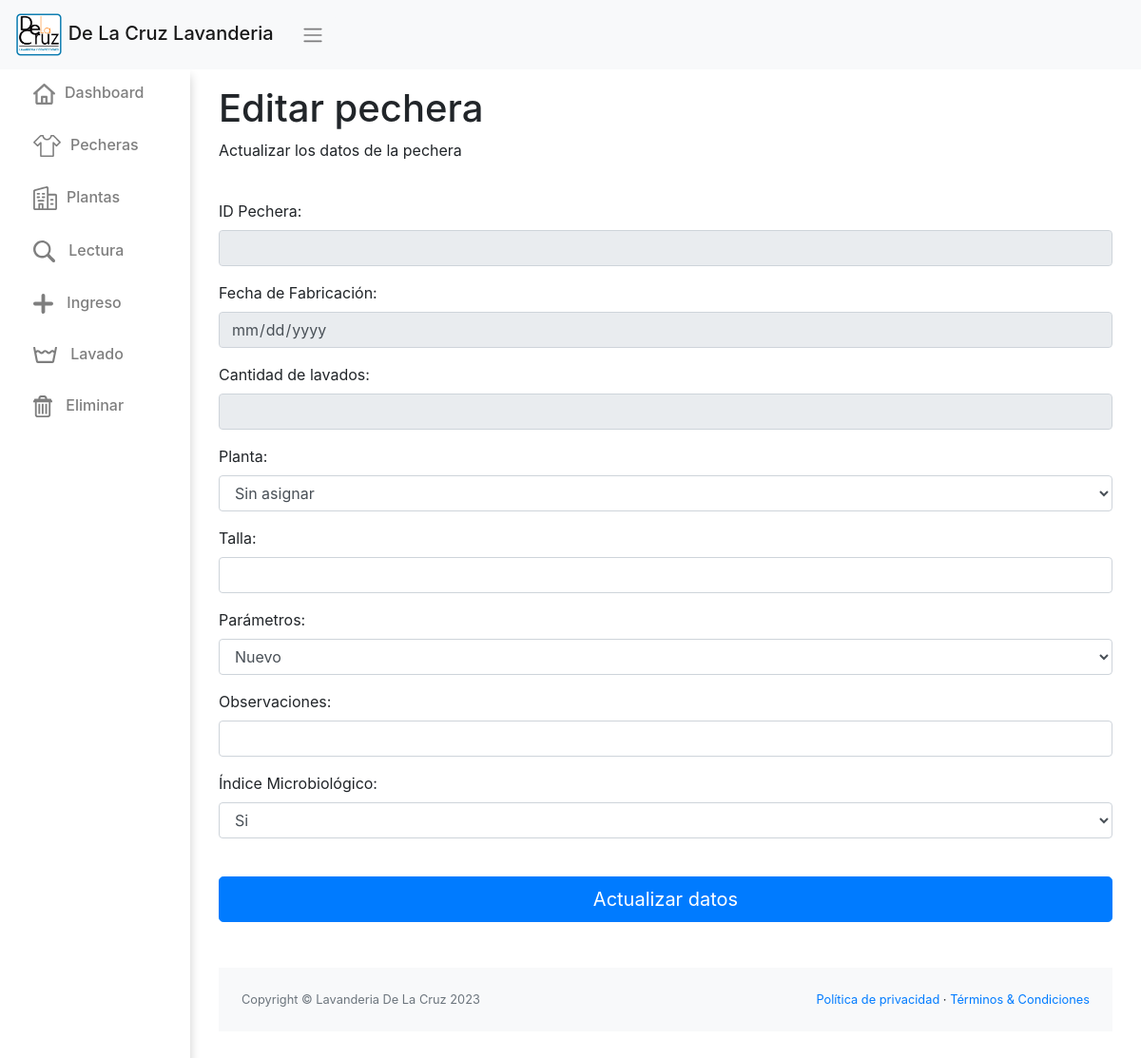
/editar/?id=45, run on an earlier commit of the app's database.
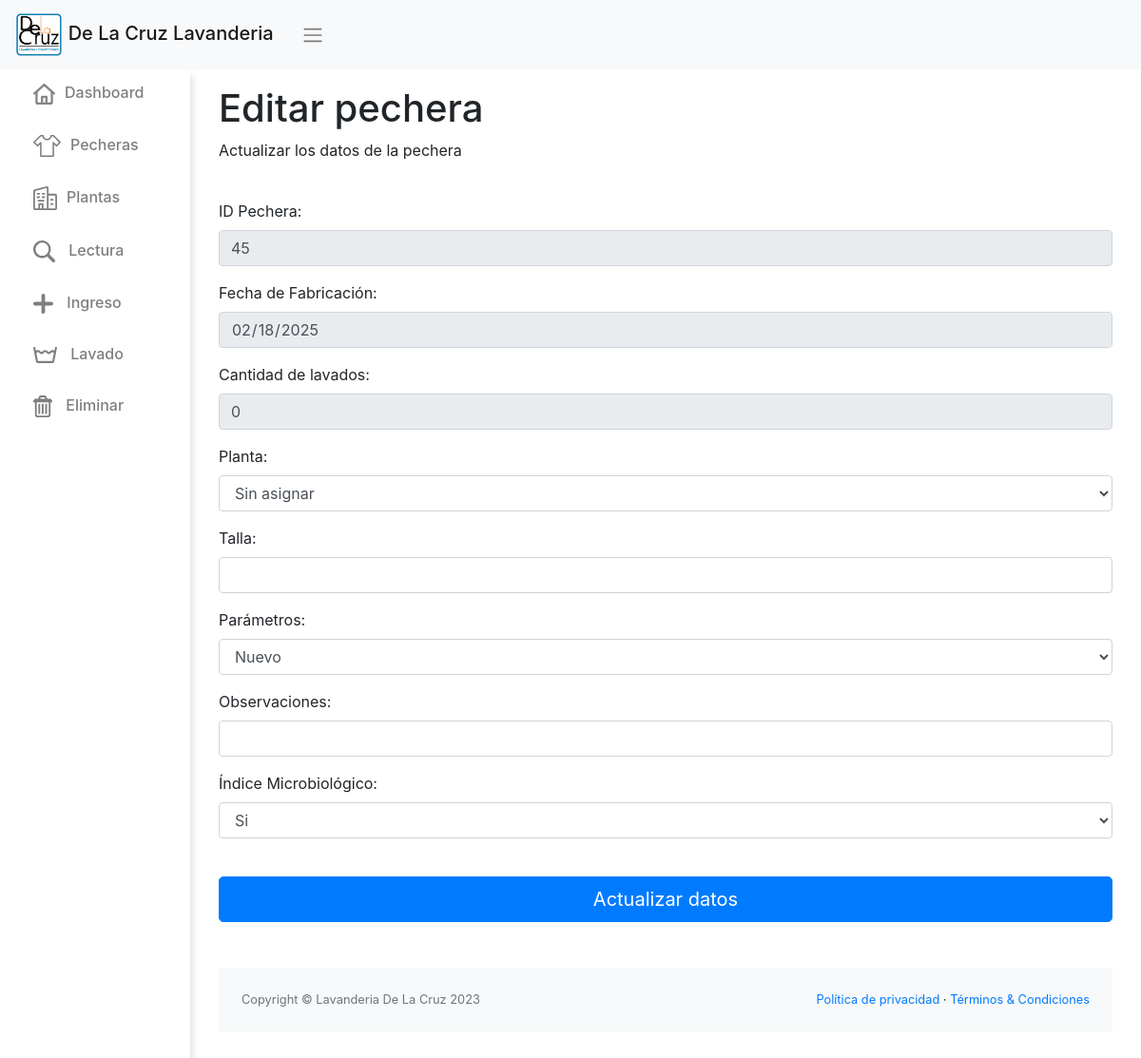
And on a later commit of the database.
### app/models.py (models this page shows, shortened)
class Pechera(models.Model):
    id_pechera = models.CharField(max_length=100, unique=True)
    fecha_fabricacion = models.DateField(null=True)
    talla = models.CharField(max_length=5)
    cantidad_lavados = models.IntegerField(default=0)
    observaciones = models.CharField(max_length=500, blank=True)
    planta = models.IntegerField (choices=PLANTAS_CHOICES,default=1)
    parameters = models.CharField(max_length=50, choices=PARAMETERS_CHOICES, default='1')
    indice_microbiologico = models.CharField(max_length=2, choices=OPCIONES_INDICE, default='Si', verbose_name="Índice Microbiológico")
    eliminada = models.BooleanField(default=False)

class Planta(models.Model):
    id_planta = models.AutoField(primary_key=True, unique=True)
    nombre = models.CharField(max_length=50,null=True)
    cantidad = models.IntegerField (default=0)
    kilos = models.IntegerField (default=0)

### app/views.py (the view)
# urls.py: path('editar/', editar, name='editar'),
def editar(request):
    pechera = None
    if request.method == 'GET':
        id_pechera = request.GET.get("id")
        pechera = Pechera.objects.filter(id_pechera=id_pechera).first()
    plantas = Planta.objects.all()
    parameters_choices = [
    ('1', 'Nuevo'),
    ('2', 'Perfectas condiciones'),
    ('3', 'Ligermante desgastanda'),
    ('4', 'Desgastada'),]
    opciones_indice = [('Si'),('No'),]
    context = {'pechera': pechera, 'plantas': plantas, 'parameters_choices': parameters_choices,'opciones_indice': opciones_indice}
    return render(request, 'app/editar.html', context)

### app/templates/app/editar.html (shortened to what this page needs)
{% extends 'app/base.html' %}
{% load static %}
{% block contenido %}
<div>
    <div class="row" style="display: flex;  align-items: center;">
        <div class="col-sm-12 mb-3">
          <h1>Editar pechera</h1>
          <Spam>Actualizar los datos de la pechera</Spam>
        </div>
      </div><br>
    <form method="post" action="{% url 'actualizar' %}">
        <div class="form-group">
            <label for="id_pechera">ID Pechera:</label>
            <input type="text" id="id_pechera" name="id_pechera" value="{{ pechera.id_pechera }}" readonly class="form-control">
        </div>
        <div class="form-group">
            <label for="fecha_fabricacion">Fecha de Fabricación:</label><br>
            <input type="date" id="fecha_fabricacion" name="fecha_fabricacion" value="{{ pechera.fecha_fabricacion|date:'Y-m-d' }}" readonly class="form-control">
        </div>
        <div class="form-group">
            <label for="fecha_fabricacion">Cantidad de lavados:</label><br>
            <input type="number" id="cantidad_lavados" name="cantidad_lavados" value="{{ pechera.cantidad_lavados }}" readonly class="form-control">
        </div>
        <div class="form-group">
            <label for="plantas">Planta: </label>
            <select class="form-select form-control d-inline-block mr-2" id="planta" name="planta">
                {% for planta in plantas %}
                    <option value="{{ planta.id_planta }}" {% if planta.id_planta == pechera.planta %} selected {% endif %}>{{ planta.nombre }}</option>
                {% endfor %}
            </select>
        </div>
        <div class="form-group">
            <label for="talla">Talla:</label><br>
            <input type="text" id="talla" name="talla" value="{{ pechera.talla }}" class="form-control">
        </div>
        <div class="form-group">
            <label for="parametro">Parámetros: </label>
            <select class="form-select form-control d-inline-block mr-2" id="parameters" name="parameters">
                {% for valor,parametro in parameters_choices %}
                    <option value="{{ valor }}" {% if valor == pechera.parameters %} selected {% endif %}>{{ parametro }}</option>
                {% endfor %}
            </select>
        </div>
        <div class="form-group">
            <label for="observaciones">Observaciones:</label><br>
            <input type="text" id="observaciones" name="observaciones" value="{{ pechera.observaciones }}" class="form-control">
        </div>
        <div class="form-group">
            <label for="indice">Índice Microbiológico:</label><br>
            <select class="form-select form-control d-inline-block mr-2" id="indice_microbiologico" name="indice_microbiologico">
                {% for indice in opciones_indice %}
                    <option value="{{ indice }}" {% if indice == pechera.indice_microbiologico %} selected {% endif %}>{{ indice }}</option>
                {% endfor %}
            </select>
        </div>
        <br>
        <button type="submit" class="btn btn-primary btn-block btn-lg">Actualizar datos</button><br><br>
    </form>
{% endblock %}

What changed in the data, as far as the page shows it:
added Pechera: id_pechera "45", fecha_fabricacion "02/18/2025", cantidad_lavados "0", planta "Sin asignar", parameters "Nuevo", indice_microbiologico "Si"
Also different on the page:
form field planta: "Sin asignar" → (not shown)
form field parameters: "Nuevo" → (not shown)
form field indice_microbiologico: "Si" → (not shown)
